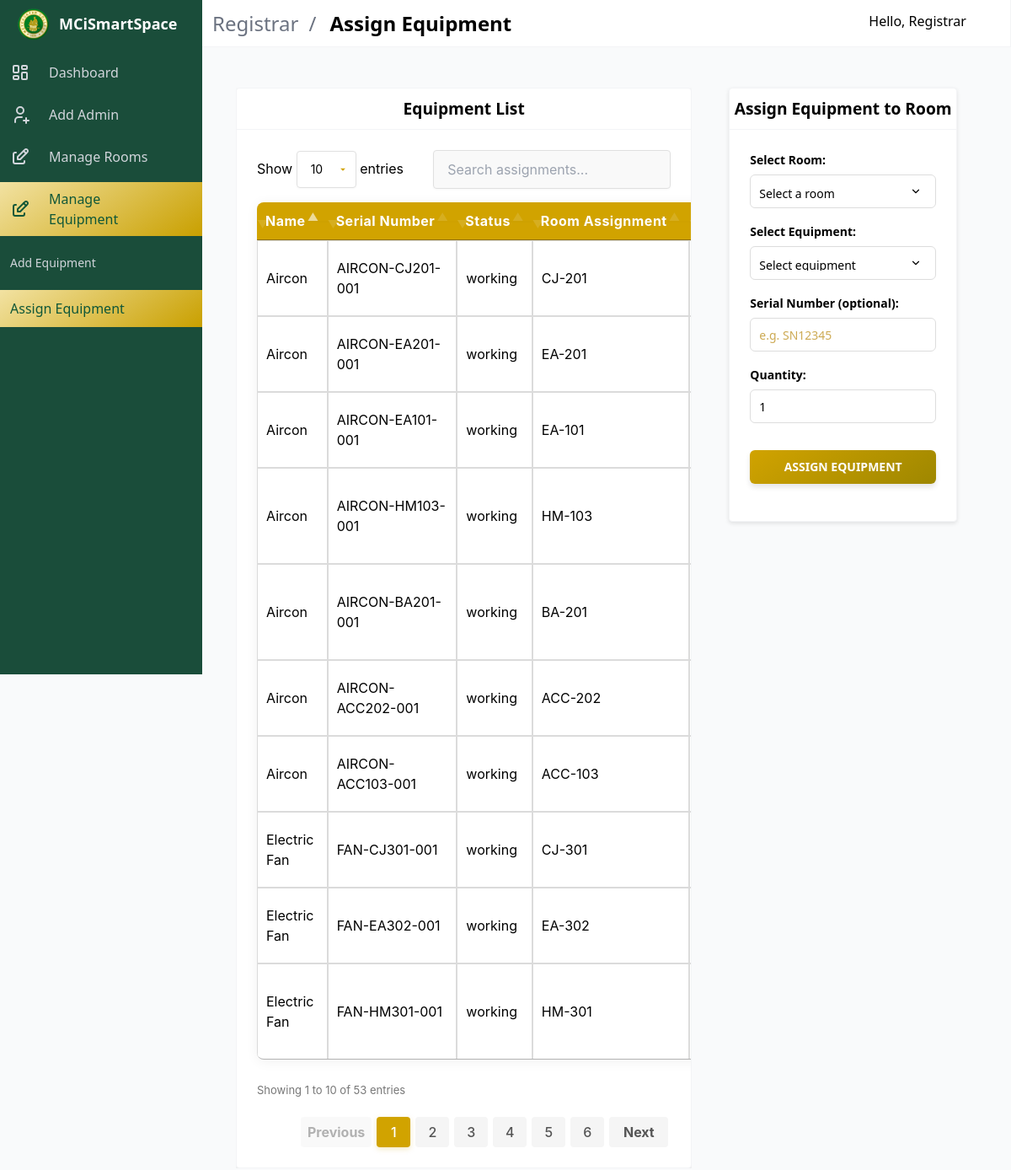
The app's page /registrar/reg_assign_equipt.php (signed in) with its own data.
### tables this page shows
CREATE TABLE equipment_units (
    unit_id INT AUTO_INCREMENT PRIMARY KEY,
    equipment_id INT NOT NULL,
    room_id INT NOT NULL,
    serial_number VARCHAR(100) UNIQUE,
    status ENUM('working', 'needs_repair', 'maintenance', 'missing') DEFAULT 'working',
    purchased_at DATE DEFAULT NULL,
    notes TEXT,
    created_at TIMESTAMP DEFAULT CURRENT_TIMESTAMP,
    last_updated TIMESTAMP DEFAULT CURRENT_TIMESTAMP ON UPDATE CURRENT_TIMESTAMP,
    FOREIGN KEY (equipment_id) REFERENCES equipment(id),
    FOREIGN KEY (room_id) REFERENCES rooms(id) ON DELETE CASCADE
);

CREATE TABLE equipment (
    id INT AUTO_INCREMENT PRIMARY KEY,
    name VARCHAR(255) NOT NULL,
    description TEXT,
    category VARCHAR(255),
    created_at TIMESTAMP DEFAULT CURRENT_TIMESTAMP
);

CREATE TABLE rooms (
    id INT AUTO_INCREMENT PRIMARY KEY,
    room_name VARCHAR(255) NOT NULL,
    room_type VARCHAR(255) NOT NULL,
    capacity INT NOT NULL,
    RoomStatus ENUM('available', 'occupied', 'maintenance') DEFAULT 'available',
    created_at TIMESTAMP DEFAULT CURRENT_TIMESTAMP,
    building_id INT,
    FOREIGN KEY (building_id) REFERENCES buildings(id)
);

### registrar/includes/assign_equipt.php (called while the page is built, shortened)
<?php
try {
    $conn = db();
    $sql = "SELECT eu.unit_id, e.name, e.description, e.category, eu.serial_number, eu.status, eu.created_at,
       r.room_name, b.building_name
FROM equipment_units eu
JOIN equipment e ON eu.equipment_id = e.id
JOIN rooms r ON eu.room_id = r.id
JOIN buildings b ON r.building_id = b.id
ORDER BY eu.unit_id DESC;
";
    $result = $conn->query($sql);
    $equipment_list = $result->fetch_all(MYSQLI_ASSOC);
} catch (Exception $e) {
    $error_message = $e->getMessage();
}

### registrar/components/tables/assign_equipment_table.php (the view)
<div class="card">
    <header class="card-header">
        <div class="new-title-container">
            <p class="new-title">Equipment List</p>
        </div>
    </header>
    <div class="card-content">
        <table id="assignTable" class="adminTable table is-fullwidth is-striped">
            <thead>
                <tr class="titles">
                <th>Name</th>
                <th>Serial Number</th>
                <th>Status</th>
                <th>Room Assignment</th>
                <th>Building</th>
                </tr>
            </thead>
            <tbody>
                <?php if (empty($equipment_list)): ?>
                    <tr>
                        <td colspan="6" class="has-text-centered">No equipment found.</td>
                    </tr>
                <?php else: ?>
                    <?php foreach ($equipment_list as $equipment): ?>
                        <tr>
                            <td data-label="Name"><?= htmlspecialchars($equipment['name']) ?></td>
                            <td data-label="Serial_Number"><?= htmlspecialchars($equipment['serial_number'] ?? 'N/A') ?></td>
                            <td data-label="Status"><?= htmlspecialchars($equipment['status']) ?></td>
                            <td data-label="Room"><?= htmlspecialchars($equipment['room_name'] ?? 'Unassigned') ?></td>
                            <td data-label="Building"><?= htmlspecialchars($equipment['building_name'] ?? 'N/A') ?></td>
                        </tr>
                    <?php endforeach; ?>
                <?php endif; ?>
            </tbody>
        </table>
    </div>
</div>

### registrar/reg_assign_equipt.php (shortened to what this page needs)
<?php include "includes/assign_equipt.php"; ?>
<!DOCTYPE html>
<html lang="en">
<head>
    <link rel="stylesheet" href="https://cdn.materialdesignicons.com/4.9.95/css/materialdesignicons.min.css">
    <link rel="stylesheet" href="../public/css/admin_styles/main.css">
    <link rel="stylesheet" href="../public/css/admin_styles/main_2.css">
    <link rel="stylesheet" href="../public/css/admin_styles/style-all.css">
    <link rel="stylesheet" href="../public/css/admin_styles/form_1.css">
    <link rel="stylesheet" href="https://cdn.datatables.net/1.11.5/css/jquery.dataTables.min.css">
    <link rel="stylesheet" href="../public/css/admin_styles/datatables.css">
</head>
<body>
    <div id="app">
        <?php
        include 'layout/topnav.php';
        include 'layout/sidebar.php';
        ?>
        <div class="all_container">
            <div class="table-container">
                  <?php include 'components/tables/assign_equipment_table.php'; ?>
            </div>
            <section class="section main-section">
                <?php include 'components/forms/assign_equipment_form.php'; ?>
            </section>
        </div>
    </div>
</body>
</html>

### registrar/layout/topnav.php (shortened to what this page needs)
<?php
$userData = [
    'name' => $_SESSION['user_name'] ?? 'Registrar',
    'role' => $_SESSION['user_role'] ?? 'Registrar',
    'profileImage' => $_SESSION['profile_image'] ?? null
];
$moduleName = 'Registrar';
$currentPage = basename($_SERVER['PHP_SELF']);
$pageTitles = [
    'registrar.php' => 'Dashboard',
    'reg_add_admin.php' => 'Add Admin',
    'reg_add_blg.php' => 'Add Building',
    'reg_summary.php' => 'Facility Management',
    'reg_add_equipt.php' => 'Add Equipment',
    'reg_assign_equipt.php' => 'Assign Equipment'
];
$currentPageTitle = $pageTitles[$currentPage] ?? $pageSubTitle ?? 'Dashboard';
?>
<nav id="navbar-main" class="navbar is-fixed-top">
    <div class="navbar-brand">
        <div class="navbar-item">
            <section class="is-title-bar">
                <div class="flex flex-col md:flex-row items-center justify-between space-y-6 md:space-y-0">
                    <ul>
                        <li><?php echo htmlspecialchars($moduleName); ?></li>
                        <li><?php echo htmlspecialchars($currentPageTitle); ?></li>
                    </ul>
                </div>
            </section>
        </div>
    </div>
    <div class="navbar-menu" id="navbar-menu">
        <div class="navbar-end">
            <div class="navbar-item dropdown has-divider">
                <a class="navbar-link">
                    <span>Hello, <?php echo htmlspecialchars($userData['name']); ?></span>
                    <span class="icon">
                    </span>
                </a>
            </div>
        </div>
    </div>
</nav>

### registrar/layout/sidebar.php (shortened to what this page needs)
<?php
$currentPage = basename($_SERVER['PHP_SELF']);
function isDropdownActive($menuItem, $currentPage) {
    foreach ($menuItem['children'] as $child) {
        if ($child['page'] === $currentPage) {
            return true;
        }
    }
    return false;
}
function isMenuItemActive($menuItem, $currentPage) {
    if ($menuItem['type'] === 'single' && $menuItem['page'] === $currentPage) {
        return true;
    } elseif ($menuItem['type'] === 'dropdown') {
        foreach ($menuItem['children'] as $child) {
            if ($child['page'] === $currentPage) {
                return true;
            }
        }
    }
    return false;
}
?>
<aside class="aside is-placed-left is-expanded">
    <div class="aside-tools">
        <div class="logo">
            <a href="#"><img class="meyclogo" src="../public/assets/logo.webp" alt="logo"></a>
            <p>MCiSmartSpace</p>
        </div>
    </div>
    <div class="menu is-menu-main">
        <ul class="menu-list">
            <?php foreach ($menuItems as $index => $menuItem): ?>
                <?php if ($index === 1): ?>
                    </ul><ul class="menu-list">
                <?php endif; ?>
                <?php if ($menuItem['type'] === 'single'): ?>
                    <li <?php echo isMenuItemActive($menuItem, $currentPage) ? 'class="active"' : ''; ?>>
                        <a href="<?php echo $menuItem['page']; ?>">
                            <span class="icon"><?php echo $menuItem['icon']; ?></span>
                            <span class="#"><?php echo $menuItem['title']; ?></span>
                        </a>
                    </li>
                <?php elseif ($menuItem['type'] === 'dropdown'): ?>
                    <?php $isActive = isMenuItemActive($menuItem, $currentPage); ?>
                    <?php $isOpen = isDropdownActive($menuItem, $currentPage); ?>
                    <li <?php echo $isActive ? 'class="active"' : ''; ?>>
                        <a class="dropdown <?php echo $isOpen ? 'active' : ''; ?>" onclick="toggleIcon(this)">
                            <span class="icon"><?php echo $menuItem['icon']; ?></span>
                            <span class="#"><?php echo $menuItem['title']; ?></span>
                            <span class="icon toggle-icon">
                            </span>
                        </a>
                        <ul style="<?php echo $isOpen ? 'display: block;' : ''; ?>">
                            <?php foreach ($menuItem['children'] as $child): ?>
                                <?php $isChildActive = ($child['page'] === $currentPage); ?>
                                <li <?php echo $isChildActive ? 'class="active"' : ''; ?>>
                                    <a href="<?php echo $child['page']; ?>" <?php echo $isChildActive ? 'class="active"' : ''; ?>>
                                        <span><?php echo $child['title']; ?></span>
                                    </a>
                                </li>
                            <?php endforeach; ?>
                        </ul>
                    </li>
                <?php endif; ?>
            <?php endforeach; ?>
        </ul>
    </div>
</aside>

### registrar/components/forms/assign_equipment_form.php (shortened to what this page needs)
<div class="card mt-6">
    <header class="card-header">
        <div class="new-title-container">
            <p class="new-title">Assign Equipment to Room</p>
        </div>
    </header>
    <div class="card-content">
        <form method="POST">
            <div class="field">
                <div class="control" style="width: 100%; margin-bottom: 1rem;">
                    <label class="label">Select Room:</label>
                    <select class="input" name="room_id" required style="width: 100%;">
                        <option value="">Select a room</option>
                    </select>
                </div>
                <div class="control" style="width: 100%; margin-bottom: 1rem;">
                    <label class="label">Select Equipment:</label>
                    <select class="input" name="equipment_id" required style="width: 100%;">
                        <option value="">Select equipment</option>
                    </select>
                </div>
                <div class="control" style="width: 100%; margin-bottom: 1rem;">
                    <label class="label">Serial Number (optional):</label>
                    <input class="input" type="text" name="serial_number" placeholder="e.g. SN12345">
                </div>
                <div class="control" style="width: 100%; margin-bottom: 1rem;">
                    <label class="label">Quantity:</label>
                    <input class="input" type="number" name="quantity" value="1" min="1" required style="width: 100%;">
                </div>
            </div>
            <div class="field">
                <div class="control">
                    <button type="submit" name="assign_equipment" class="styled-button">Assign Equipment</button>
                </div>
            </div>
        </form>
    </div>
</div>

### public/css/admin_styles/style-all.css (style rules this page uses)
.logo { display: flex; align-items: center; }
.meyclogo { width: 40px; height: auto; margin-right: 10px; }
.aside-tools { background: #1A4D3A; padding: 20px; }
.aside-tools .logo { display: flex; align-items: center; justify-content: flex-start; position: relative; }
.aside-tools .logo img { width: 40px; margin-right: 10px; }
.aside-tools .logo p { font-size: 18px; font-weight: bold; margin: 0; color: white; }
.menu-list { list-style: none; padding-left: 0; }
.menu-list li { margin: 10px 0; }
.menu-list a { display: flex; align-items: center; text-decoration: none; color: white; }
.menu-list .icon { margin-right: 10px; }
.menu-list li.active>a { background: linear-gradient(145deg, #f2e2a2, #C9A000) !important; color: #105738; font-size: 16px; transition: background 0.3s ease, font-size 0.3s ease; }

### public/css/admin_styles/form_1.css (style rules this page uses)
.field { margin-bottom: 20px; }
.label { font-weight: bold; font-size: 14px; margin-bottom: 5px; }
.all_container { display: flex; justify-content: space-between; align-items: flex-start; gap: 20px; width: 100%; max-width: 100%; margin: 0 auto; padding: 24px 40px; }
.table-container { flex: 2; max-height: 100%; overflow-y: auto; margin-top: 1.5rem; }
.main-section { flex: 1; display: flex; flex-direction: column; justify-content: flex-start; }
.card { height: 100%; box-shadow: 0 2px 5px rgba(0, 0, 0, 0.1); }
.table { width: 100%; }
.table th, .table td { padding: 12px 16px; text-align: left; }
.table th { color: #363636; font-weight: 600; }
.table td, .table th { border: 1px solid #dbdbdb; padding: 0.75em; vertical-align: middle; }
.input, .select { width: 100%; padding: 10px; font-size: 14px; border-radius: 5px; border: 1px solid #ddd; transition: all 0.3s ease; }
button { font-size: 16px; padding: 10px 20px; border-radius: 5px; transition: all 0.3s ease; }
select { border: none; outline: none; background: transparent; padding: 10px; font-size: 14px; }
.titles th { flex: 1 1 0; }
.card-header { display: flex; align-items: center; justify-content: center; border-bottom-width: 1px; --tw-border-opacity: 1; border-color: rgb(243 244 246 / var(--tw-border-opacity)); }
.new-title-container { width: 100%; display: flex; justify-content: center; }
.new-title { font-weight: bold; font-size: 1.2em; text-align: center; margin: 12px 0; }
.styled-button { color: #fff; border: none; border-radius: 0.375rem; padding: 0.5rem 1rem; font-size: 0.875rem; font-weight: bold; text-align: center; text-transform: uppercase; width: 100%; transition: all 0.3s ease; box-shadow: 0 4px 6px rgba(0, 0, 0, 0.1); margin-top: 1rem; }
.styled-button { background: linear-gradient(145deg, #d1a300, #9e8700); }
.field:not(:last-child) { margin-bottom: 1rem; }

### public/css/admin_styles/datatables.css (style rules this page uses)
.table-container { width: 100%; }
.card { max-width: 100%; overflow: hidden; }
.adminTable { width: 100% !important; margin: 0 !important; border-collapse: separate; border-spacing: 0; border-radius: 8px; overflow: hidden; box-shadow: 0 2px 15px rgba(0, 0, 0, 0.06); }
.adminTable th, .adminTable td { white-space: normal; word-break: break-word; }
.adminTable thead th { background-color: #d1a300; color: white; padding: 16px 18px; font-weight: 500; position: relative; letter-spacing: 0.5px; border: none; text-align: center; white-space: nowrap; }
.adminTable thead th:after { content: ''; position: absolute; bottom: 0; left: 0; width: 100%; height: 2px; background-color: rgba(0, 0, 0, 0.1); }
.adminTable tbody td { padding: 16px 18px; }
.adminTable tbody tr:last-child td { border-bottom: none; }
table.dataTable thead th, table.dataTable thead td { border: none; }
.input { border-radius: 6px; flex: 1; font-size: 14px; transition: all 0.3s ease; background-color: rgba(255, 255, 255, 0.95); }
.input::placeholder { color: #b8860b; opacity: 0.7; }
select.input { -webkit-appearance: none; -moz-appearance: none; appearance: none; background-repeat: no-repeat; background-position: right 1rem center; background-size: 1em; padding-right: 2.5em; cursor: pointer; background-color: #fff; }
select.input option { background-color: #fff; color: #333; padding: 0.5em; border-bottom: 1px solid #eee; transition: all 0.2s ease; }
.card-header { padding-block: 0; }
.card-content { padding: 1.5rem; }

### registrar/reg_assign_equipt.php (style rules this page uses)
.card-content { padding: 1.5rem; }

### records on screen
equipment_units: equipment.name "Electric Fan", serial_number "FAN-CJ301-001", status "working", room.room_name "CJ-301"
equipment_units: equipment.name "Aircon", serial_number "AIRCON-CJ201-001", status "working", room.room_name "CJ-201"
equipment_units: equipment.name "Electric Fan", serial_number "FAN-EA302-001", status "working", room.room_name "EA-302"
equipment_units: equipment.name "Aircon", serial_number "AIRCON-EA201-001", status "working", room.room_name "EA-201"
equipment_units: equipment.name "Aircon", serial_number "AIRCON-EA101-001", status "working", room.room_name "EA-101"
equipment_units: equipment.name "Electric Fan", serial_number "FAN-HM301-001", status "working", room.room_name "HM-301"
equipment_units: equipment.name "Aircon", serial_number "AIRCON-HM103-001", status "working", room.room_name "HM-103"
equipment_units: equipment.name "Aircon", serial_number "AIRCON-BA201-001", status "working", room.room_name "BA-201"
equipment_units: equipment.name "Aircon", serial_number "AIRCON-ACC202-001", status "working", room.room_name "ACC-202"
equipment_units: equipment.name "Aircon", serial_number "AIRCON-ACC103-001", status "working", room.room_name "ACC-103"

### other values on screen
$moduleName "Registrar"
$currentPageTitle "Assign Equipment"
$userData['name'] "Registrar"
$menuItem['title'] "Dashboard"
$menuItem['title'] "Add Admin"
$menuItem['title'] "Manage Rooms"
$menuItem['title'] "Manage Equipment"
$child['title'] "Add Equipment"
$child['title'] "Assign Equipment"
